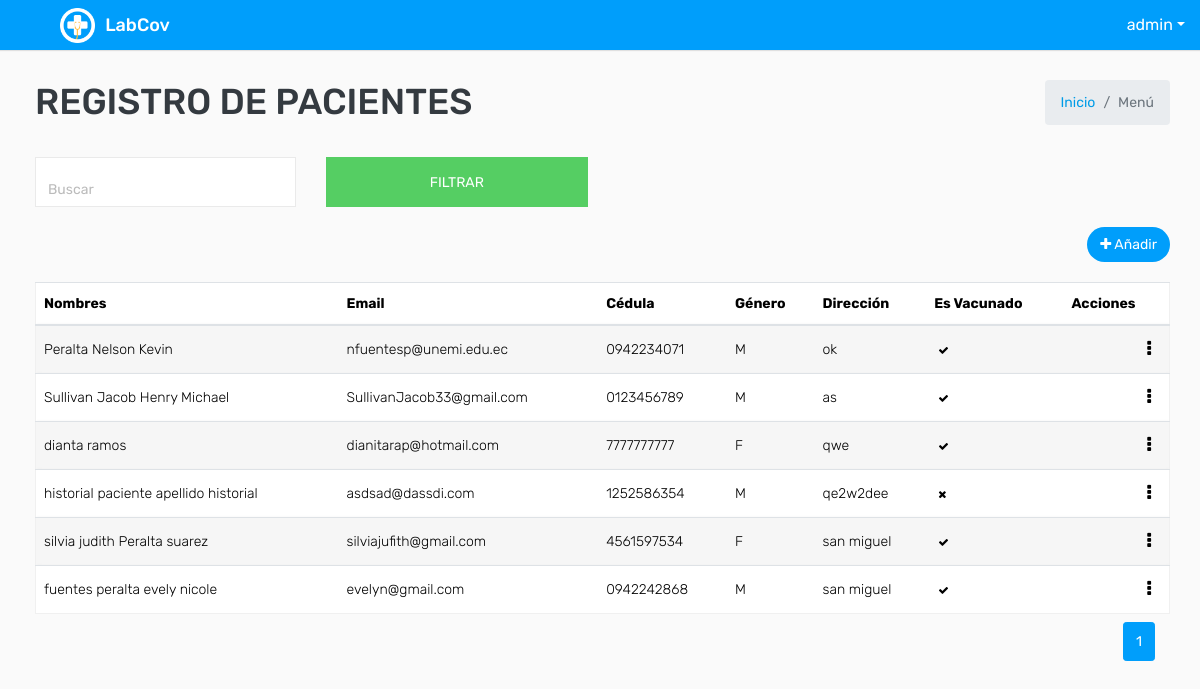
Before: /paciente/ (signed in) with the older database file.
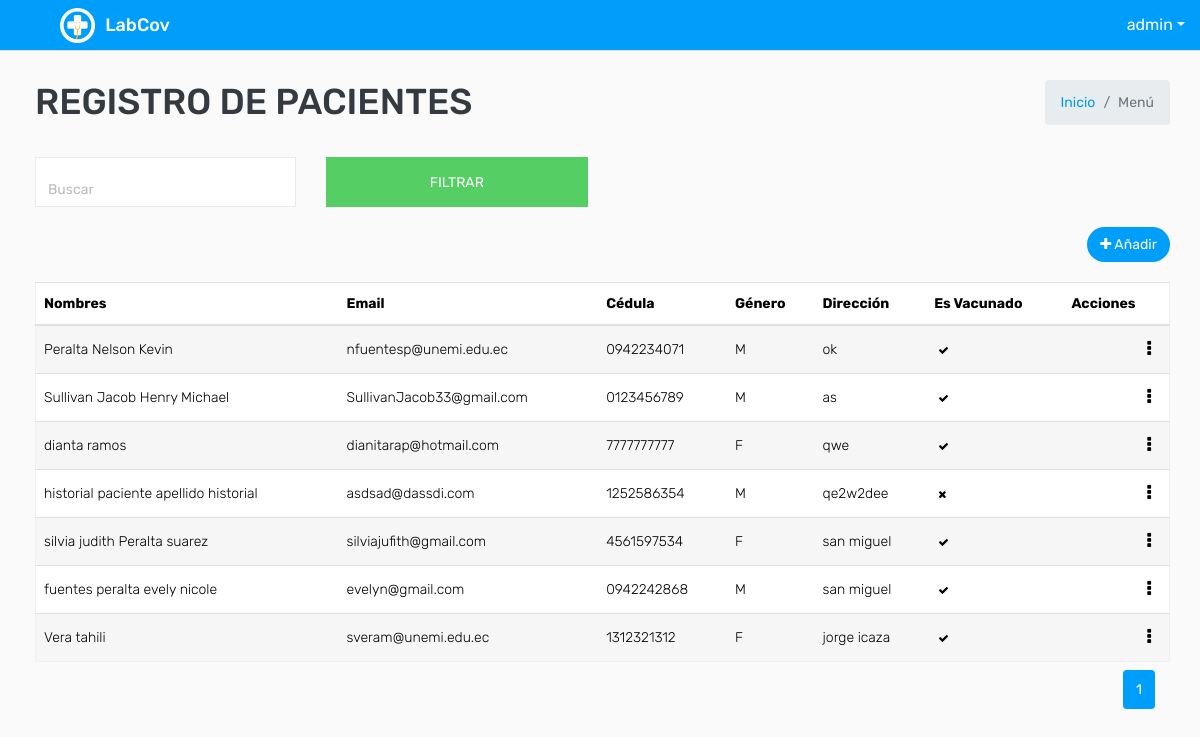
After: the same page with the newer database file.
### covid/models.py (models this page shows, shortened)
class ModeloBase(models.Model):
    class Meta:
        abstract = True
    """Model definition for ModeloBase."""
    fecha_creacion = models.DateTimeField(verbose_name='Fecha creación',auto_now_add=True)
    usuario_creacion = models.ForeignKey(settings.AUTH_USER_MODEL, verbose_name='Usuario Creación', related_name='+', blank=True, null=True,on_delete=models.PROTECT, editable=False)
    usuario_modificacion = models.ForeignKey(settings.AUTH_USER_MODEL, verbose_name='Usuario Modificación', related_name='+', blank=True, null=True,on_delete=models.PROTECT , editable=False)
    fecha_modificacion = models.DateTimeField(verbose_name='Fecha Modificación', auto_now=True)
    estado_registro = models.BooleanField(verbose_name="Estado del registro",default=True)

class User(AbstractUser,ModeloBase):
    cedula=models.CharField(max_length=10, verbose_name='Cédula', unique = True)
    tipo_genero = (('M', 'Masculino'), ('F', 'Femenino'))
    genero = models.CharField('Género', choices=tipo_genero, default='M', max_length=1)

class Paciente(ModeloBase):
     usuario  = models.OneToOneField(settings.AUTH_USER_MODEL, verbose_name="Usuario",on_delete=models.PROTECT)
     direccion = models.CharField("Dirección", max_length=200,blank=True )
     es_vacunado = models.BooleanField(verbose_name="¿Está usted vacunado contra el covid?" )
     vacuna = models.ForeignKey(Vacuna, verbose_name="Tipo de Vacuna", on_delete=models.PROTECT,null=True,blank=True)
     Diagnostico = models.TextField(verbose_name="Diágnostico previo",null=True, blank=True)
     fec_nac = models.DateField(verbose_name='Fecha de Nacimiento',default=date.today)

### covid/views.py (the view, shortened to what this page needs)
# urls.py: path('paciente/', key.PacienteListView.as_view(), name="paciente_listar") ,
class PacienteListView(LoginRequiredMixin,PermissionRequiredMixin,ListView):
    permission_required = 'covid.view_paciente'
    model = Paciente
    paginate_by = 7
    template_name = "paciente/paciente_listar.html"
    def get_queryset(self):
        busqueda = self.request.GET.get("buscar")
        queryset = Paciente.objects.all().order_by("pk")
        return queryset
    def get_context_data(self, **kwargs):
        context = super().get_context_data(**kwargs)
        context['titulo'] = "Registro de Pacientes"
        return context

### templates/paciente/paciente_listar.html (shortened to what this page needs)
{% extends 'plantillaBase.html' %} {% block content %}
<div class="mt-2">
    <form action="" method="GET">
        <div class="row filter-row">
            <div class="col-sm-6 col-md-3">
                <div class="form-group form-focus select-focus focused">
                    <input type="text" name="buscar" id="id_buscar" class="form-control float-right" placeholder="Buscar">
                </div>
            </div>
            <div class="col-sm-6 col-md-3">
                <button type="submit" class="btn btn-success btn-block"> Filtrar </button>
            </div>
        </div>
    </form>
</div>
<div class="row ">
    <div class="col-sm-12 col-12 text-right m-b-20">
        {% if perms.covid.add_paciente%}
        <a href="{% url 'paciente_crear'%}" class="btn btn btn-primary btn-rounded float-right"><i class="fa fa-plus"></i>
            Añadir</a> {% endif %}
    </div>
</div>
<div class="row">
    <div class="col-md-12">
        <div class="table-responsive">
            <div id="DataTables_Table_0_wrapper" class="dataTables_wrapper dt-bootstrap4 no-footer">
                <div class="row">
                    <div class="col-sm-12">
                        <table class="table table-border table-striped custom-table  mb-0  no-footer" id="DataTables_Table_0" role="grid" aria-describedby="DataTables_Table_0_info">
                            <thead>
                                <tr>
                                    <th>Nombres</th>
                                    <th>Email</th>
                                    <th>Cédula</th>
                                    <th>Género</th>
                                    <th>Dirección</th>
                                    <th>Es Vacunado</th>
                                    <th>Acciones</th>
                                </tr>
                            </thead>
                            <tbody>
                                {% for dato in object_list %}
                                <tr>
                                    <td>{{ dato.usuario.last_name }} {{ dato.usuario.first_name }}</td>
                                    <td>{{ dato.usuario.email }}</td>
                                    <td>{{ dato.usuario.cedula }}</td>
                                    <td>{{ dato.usuario.genero }}</td>
                                    <td>{{ dato.direccion }}</td>
                                    <td>
                                        {% if dato.es_vacunado == True %}
                                        <a class="badge " data-toggle="tooltip" data-placement="top" title="es vacunado"><span class="fa fa-check "></span></a> {% else %}
                                        <a class="badge" data-toggle="tooltip" data-placement="top" title="es vacunado"><span class="fa fa-times "></span></a> {% endif %}
                                    </td>
                                    <td class="text-right">
                                        <div class="dropdown dropdown-action">
                                            <a class="action-icon dropdown-toggle" data-toggle="dropdown" aria-expanded="false"><i class="fa fa-ellipsis-v"></i></a>
                                        </div>
                                    </td>
                                </tr>
                                {% endfor %}
                            </tbody>
                        </table>
                    </div>
                </div>
            </div>
        </div>
        <div class="container-fluid">
            <ul class="pagination pagination-sm m-0 float-right">
                <nav aria-label="Page navigation example">
                    <ul class="pagination justify-content-center mt-2">
                         {% for i in page_obj.paginator.page_range %} {% if i == page_obj.number %}
                        <li class="page-item active">
                            <a class="page-link" href="#">{{ i }}</a>
                        </li>
                        {% else %}
                        <li class="page-item">
                            <a class="page-link" href="?page={{ i }}">{{ i }}</a>
                        </li>
                        {% endif %} {% endfor %}
                    </ul>
                </nav>
            </ul>
        </div>
    </div>
</div>
{% endblock %}

### templates/plantillaBase.html (shortened to what this page needs)
<!DOCTYPE html>
<html lang="es">
{% load static %}
<head>
    <link rel="stylesheet" type="text/css" href="{% static 'css/bootstrap.min.css'%}">
    <link rel="stylesheet" type="text/css" href="{% static 'css/font-awesome.min.css'%}">
    <link rel="stylesheet" type="text/css" href="{% static 'css/bootstrap-duallistbox.min.css'%}">
    <link rel="stylesheet" type="text/css" href="{% static 'css/style.css'%}">
    <link href="{% static 'css/select2.min.css'%}" rel="stylesheet">
    <link href="{% static 'css/select2-bootstrap4.min.css'%}" rel="stylesheet"> {% block content_extra_css %} {% endblock content_extra_css %}
</head>
<body >
    <div class="main-wrapper">
        <div class="header">
            <div class="header-left">
                <a href="{% url 'dashboard'%}" class="logo">
                    <img src="{% static 'img/logo.png' %}" width="35" height="35" alt="">
                    <span>LabCov</span></a>
            </div>
            <ul class="nav user-menu float-right">
                <li class="nav-item dropdown has-arrow">
                    <a href="#" class="dropdown-toggle nav-link user-link"
                        data-toggle="dropdown"></span><span>{{request.user }}</span></a>
                </li>
            </ul>
        </div>
        <div class="page-wrapper ">
            <div class="content ">
                <div class="row mb-2 ">
                    <div class="col-sm-8 ">
                        <h1 class="m-0 text-dark ">{{ titulo.upper }}</h1>
                    </div>
                    <div class="col-sm-4 ">
                        <ol class="breadcrumb float-sm-right ">
                            <li class="breadcrumb-item "><a href="{% url 'dashboard'%} ">Inicio</a></li>
                            <li class="breadcrumb-item active ">Menú</li>
                        </ol>
                    </div>
                </div>
                {% block content %} {% endblock %}
            </div>
        </div>
    </div>
</body>
</html>

Changed rows visible on the page:
added Paciente: usuario.last_name "Vera", usuario.first_name "tahili", usuario.email "sveram@unemi.edu.ec", usuario.cedula "1312321312", usuario.genero "F", direccion "jorge icaza", es_vacunado True (drawn)
